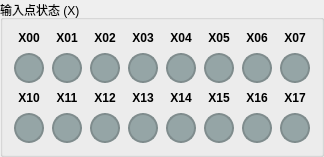
          <widget class="QGroupBox" name="groupBox_input">
           <property name="minimumSize">
            <size>
             <width>300</width>
             <height>120</height>
            </size>
           </property>
           <property name="title">
            <string>输入点状态 (X)</string>
           </property>
           <layout class="QVBoxLayout" name="inputLayout">
            <item>
             <layout class="QGridLayout" name="gridLayout_input">
              <property name="spacing">
               <number>8</number>
              </property>
              <item row="0" column="0">
               <widget class="QLabel" name="label_X00">
                <property name="styleSheet">
                 <string notr="true">font-size: 9pt; font-weight: bold;</string>
                </property>
                <property name="text">
                 <string>X00</string>
                </property>
                <property name="alignment">
                 <set>Qt::AlignCenter</set>
                </property>
               </widget>
              </item>
              <item row="1" column="0">
               <widget class="QLabel" name="led_X00">
                <property name="minimumSize">
                 <size>
                  <width>30</width>
                  <height>30</height>
                 </size>
                </property>
                <property name="maximumSize">
                 <size>
                  <width>30</width>
                  <height>30</height>
                 </size>
                </property>
                <property name="styleSheet">
                 <string notr="true">background-color: #95a5a6;
border-radius: 15px;
border: 2px solid #7f8c8d;</string>
                </property>
                <property name="text">
                 <string/>
                </property>
                <property name="alignment">
                 <set>Qt::AlignCenter</set>
                </property>
               </widget>
              </item>
              <item row="0" column="1">
               <widget class="QLabel" name="label_X01">
                <property name="styleSheet">
                 <string notr="true">font-size: 9pt; font-weight: bold;</string>
                </property>
                <property name="text">
                 <string>X01</string>
                </property>
                <property name="alignment">
                 <set>Qt::AlignCenter</set>
                </property>
               </widget>
              </item>
              <item row="1" column="1">
               <widget class="QLabel" name="led_X01">
                <property name="minimumSize">
                 <size>
                  <width>30</width>
                  <height>30</height>
                 </size>
                </property>
                <property name="maximumSize">
                 <size>
                  <width>30</width>
                  <height>30</height>
                 </size>
                </property>
                <property name="styleSheet">
                 <string notr="true">background-color: #95a5a6;
border-radius: 15px;
border: 2px solid #7f8c8d;</string>
                </property>
                <property name="text">
                 <string/>
                </property>
                <property name="alignment">
                 <set>Qt::AlignCenter</set>
                </property>
               </widget>
              </item>
              <item row="0" column="2">
               <widget class="QLabel" name="label_X02">
                <property name="styleSheet">
                 <string notr="true">font-size: 9pt; font-weight: bold;</string>
                </property>
                <property name="text">
                 <string>X02</string>
                </property>
                <property name="alignment">
                 <set>Qt::AlignCenter</set>
                </property>
               </widget>
              </item>
              <item row="1" column="2">
               <widget class="QLabel" name="led_X02">
                <property name="minimumSize">
                 <size>
                  <width>30</width>
                  <height>30</height>
                 </size>
                </property>
                <property name="maximumSize">
                 <size>
                  <width>30</width>
                  <height>30</height>
                 </size>
                </property>
                <property name="styleSheet">
                 <string notr="true">background-color: #95a5a6;
border-radius: 15px;
border: 2px solid #7f8c8d;</string>
                </property>
                <property name="text">
                 <string/>
                </property>
                <property name="alignment">
                 <set>Qt::AlignCenter</set>
                </property>
               </widget>
              </item>
              <item row="0" column="3">
               <widget class="QLabel" name="label_X03">
                <property name="styleSheet">
                 <string notr="true">font-size: 9pt; font-weight: bold;</string>
                </property>
                <property name="text">
                 <string>X03</string>
                </property>
                <property name="alignment">
                 <set>Qt::AlignCenter</set>
                </property>
               </widget>
              </item>
              <item row="1" column="3">
               <widget class="QLabel" name="led_X03">
                <property name="minimumSize">
                 <size>
                  <width>30</width>
                  <height>30</height>
                 </size>
                </property>
                <property name="maximumSize">
                 <size>
                  <width>30</width>
                  <height>30</height>
                 </size>
                </property>
                <property name="styleSheet">
                 <string notr="true">background-color: #95a5a6;
border-radius: 15px;
border: 2px solid #7f8c8d;</string>
                </property>
                <property name="text">
                 <string/>
                </property>
                <property name="alignment">
                 <set>Qt::AlignCenter</set>
                </property>
               </widget>
              </item>
              <item row="0" column="4">
               <widget class="QLabel" name="label_X04">
                <property name="styleSheet">
                 <string notr="true">font-size: 9pt; font-weight: bold;</string>
                </property>
                <property name="text">
                 <string>X04</string>
                </property>
                <property name="alignment">
                 <set>Qt::AlignCenter</set>
                </property>
               </widget>
              </item>
              <item row="1" column="4">
               <widget class="QLabel" name="led_X04">
                <property name="minimumSize">
                 <size>
                  <width>30</width>
                  <height>30</height>
                 </size>
                </property>
                <property name="maximumSize">
                 <size>
                  <width>30</width>
                  <height>30</height>
                 </size>
                </property>
                <property name="styleSheet">
                 <string notr="true">background-color: #95a5a6;
border-radius: 15px;
border: 2px solid #7f8c8d;</string>
                </property>
                <property name="text">
                 <string/>
                </property>
                <property name="alignment">
                 <set>Qt::AlignCenter</set>
                </property>
               </widget>
              </item>
              <item row="0" column="5">
               <widget class="QLabel" name="label_X05">
                <property name="styleSheet">
                 <string notr="true">font-size: 9pt; font-weight: bold;</string>
                </property>
                <property name="text">
                 <string>X05</string>
                </property>
                <property name="alignment">
                 <set>Qt::AlignCenter</set>
                </property>
               </widget>
              </item>
              <item row="1" column="5">
               <widget class="QLabel" name="led_X05">
                <property name="minimumSize">
                 <size>
                  <width>30</width>
                  <height>30</height>
                 </size>
                </property>
                <property name="maximumSize">
                 <size>
                  <width>30</width>
                  <height>30</height>
                 </size>
                </property>
                <property name="styleSheet">
                 <string notr="true">background-color: #95a5a6;
border-radius: 15px;
border: 2px solid #7f8c8d;</string>
                </property>
                <property name="text">
                 <string/>
                </property>
                <property name="alignment">
                 <set>Qt::AlignCenter</set>
                </property>
               </widget>
              </item>
              <item row="0" column="6">
               <widget class="QLabel" name="label_X06">
                <property name="styleSheet">
                 <string notr="true">font-size: 9pt; font-weight: bold;</string>
                </property>
                <property name="text">
                 <string>X06</string>
                </property>
                <property name="alignment">
                 <set>Qt::AlignCenter</set>
                </property>
               </widget>
              </item>
              <item row="1" column="6">
               <widget class="QLabel" name="led_X06">
                <property name="minimumSize">
                 <size>
                  <width>30</width>
                  <height>30</height>
                 </size>
                </property>
                <property name="maximumSize">
                 <size>
                  <width>30</width>
                  <height>30</height>
                 </size>
                </property>
                <property name="styleSheet">
                 <string notr="true">background-color: #95a5a6;
border-radius: 15px;
border: 2px solid #7f8c8d;</string>
                </property>
                <property name="text">
                 <string/>
                </property>
                <property name="alignment">
                 <set>Qt::AlignCenter</set>
                </property>
               </widget>
              </item>
              <item row="0" column="7">
               <widget class="QLabel" name="label_X07">
                <property name="styleSheet">
                 <string notr="true">font-size: 9pt; font-weight: bold;</string>
                </property>
                <property name="text">
                 <string>X07</string>
                </property>
                <property name="alignment">
                 <set>Qt::AlignCenter</set>
                </property>
               </widget>
              </item>
              <item row="1" column="7">
               <widget class="QLabel" name="led_X07">
                <property name="minimumSize">
                 <size>
                  <width>30</width>
                  <height>30</height>
                 </size>
                </property>
                <property name="maximumSize">
                 <size>
                  <width>30</width>
                  <height>30</height>
                 </size>
                </property>
                <property name="styleSheet">
                 <string notr="true">background-color: #95a5a6;
border-radius: 15px;
border: 2px solid #7f8c8d;</string>
                </property>
                <property name="text">
                 <string/>
                </property>
                <property name="alignment">
                 <set>Qt::AlignCenter</set>
                </property>
               </widget>
              </item>
              <item row="2" column="0">
               <widget class="QLabel" name="label_X10">
                <property name="styleSheet">
                 <string notr="true">font-size: 9pt; font-weight: bold;</string>
                </property>
                <property name="text">
                 <string>X10</string>
                </property>
                <property name="alignment">
                 <set>Qt::AlignCenter</set>
                </property>
               </widget>
              </item>
              <item row="3" column="0">
               <widget class="QLabel" name="led_X10">
                <property name="minimumSize">
                 <size>
                  <width>30</width>
                  <height>30</height>
                 </size>
                </property>
                <property name="maximumSize">
                 <size>
                  <width>30</width>
                  <height>30</height>
                 </size>
                </property>
                <property name="styleSheet">
                 <string notr="true">background-color: #95a5a6;
border-radius: 15px;
border: 2px solid #7f8c8d;</string>
                </property>
                <property name="text">
                 <string/>
                </property>
                <property name="alignment">
                 <set>Qt::AlignCenter</set>
                </property>
               </widget>
              </item>
              <item row="2" column="1">
               <widget class="QLabel" name="label_X11">
                <property name="styleSheet">
                 <string notr="true">font-size: 9pt; font-weight: bold;</string>
                </property>
                <property name="text">
                 <string>X11</string>
                </property>
                <property name="alignment">
                 <set>Qt::AlignCenter</set>
                </property>
               </widget>
              </item>
              <item row="3" column="1">
               <widget class="QLabel" name="led_X11">
                <property name="minimumSize">
                 <size>
                  <width>30</width>
                  <height>30</height>
                 </size>
                </property>
                <property name="maximumSize">
                 <size>
                  <width>30</width>
                  <height>30</height>
                 </size>
                </property>
                <property name="styleSheet">
                 <string notr="true">background-color: #95a5a6;
border-radius: 15px;
border: 2px solid #7f8c8d;</string>
                </property>
                <property name="text">
                 <string/>
                </property>
                <property name="alignment">
                 <set>Qt::AlignCenter</set>
                </property>
               </widget>
              </item>
              <item row="2" column="2">
               <widget class="QLabel" name="label_X12">
                <property name="styleSheet">
                 <string notr="true">font-size: 9pt; font-weight: bold;</string>
                </property>
                <property name="text">
                 <string>X12</string>
                </property>
                <property name="alignment">
                 <set>Qt::AlignCenter</set>
                </property>
               </widget>
              </item>
              <item row="3" column="2">
               <widget class="QLabel" name="led_X12">
                <property name="minimumSize">
                 <size>
                  <width>30</width>
                  <height>30</height>
                 </size>
                </property>
                <property name="maximumSize">
                 <size>
                  <width>30</width>
                  <height>30</height>
                 </size>
                </property>
                <property name="styleSheet">
                 <string notr="true">background-color: #95a5a6;
border-radius: 15px;
border: 2px solid #7f8c8d;</string>
                </property>
                <property name="text">
                 <string/>
                </property>
                <property name="alignment">
                 <set>Qt::AlignCenter</set>
                </property>
               </widget>
              </item>
              <item row="2" column="3">
               <widget class="QLabel" name="label_X13">
                <property name="styleSheet">
                 <string notr="true">font-size: 9pt; font-weight: bold;</string>
                </property>
                <property name="text">
                 <string>X13</string>
                </property>
                <property name="alignment">
                 <set>Qt::AlignCenter</set>
                </property>
               </widget>
              </item>
              <item row="3" column="3">
               <widget class="QLabel" name="led_X13">
                <property name="minimumSize">
                 <size>
                  <width>30</width>
                  <height>30</height>
                 </size>
                </property>
                <property name="maximumSize">
                 <size>
                  <width>30</width>
                  <height>30</height>
                 </size>
                </property>
                <property name="styleSheet">
                 <string notr="true">background-color: #95a5a6;
border-radius: 15px;
border: 2px solid #7f8c8d;</string>
                </property>
                <property name="text">
                 <string/>
                </property>
                <property name="alignment">
                 <set>Qt::AlignCenter</set>
                </property>
               </widget>
              </item>
              <item row="2" column="4">
               <widget class="QLabel" name="label_X14">
                <property name="styleSheet">
                 <string notr="true">font-size: 9pt; font-weight: bold;</string>
                </property>
                <property name="text">
                 <string>X14</string>
                </property>
                <property name="alignment">
                 <set>Qt::AlignCenter</set>
                </property>
               </widget>
              </item>
              <item row="3" column="4">
               <widget class="QLabel" name="led_X14">
                <property name="minimumSize">
                 <size>
                  <width>30</width>
                  <height>30</height>
                 </size>
                </property>
                <property name="maximumSize">
                 <size>
                  <width>30</width>
                  <height>30</height>
                 </size>
                </property>
                <property name="styleSheet">
                 <string notr="true">background-color: #95a5a6;
border-radius: 15px;
border: 2px solid #7f8c8d;</string>
                </property>
                <property name="text">
                 <string/>
                </property>
                <property name="alignment">
                 <set>Qt::AlignCenter</set>
                </property>
               </widget>
              </item>
              <item row="2" column="5">
               <widget class="QLabel" name="label_X15">
                <property name="styleSheet">
                 <string notr="true">font-size: 9pt; font-weight: bold;</string>
                </property>
                <property name="text">
                 <string>X15</string>
                </property>
                <property name="alignment">
                 <set>Qt::AlignCenter</set>
                </property>
               </widget>
              </item>
              <item row="3" column="5">
               <widget class="QLabel" name="led_X15">
                <property name="minimumSize">
                 <size>
                  <width>30</width>
                  <height>30</height>
                 </size>
                </property>
                <property name="maximumSize">
                 <size>
                  <width>30</width>
                  <height>30</height>
                 </size>
                </property>
                <property name="styleSheet">
                 <string notr="true">background-color: #95a5a6;
border-radius: 15px;
border: 2px solid #7f8c8d;</string>
                </property>
                <property name="text">
                 <string/>
                </property>
                <property name="alignment">
                 <set>Qt::AlignCenter</set>
                </property>
               </widget>
              </item>
              <item row="2" column="6">
               <widget class="QLabel" name="label_X16">
                <property name="styleSheet">
                 <string notr="true">font-size: 9pt; font-weight: bold;</string>
                </property>
                <property name="text">
                 <string>X16</string>
                </property>
                <property name="alignment">
                 <set>Qt::AlignCenter</set>
                </property>
               </widget>
              </item>
              <item row="3" column="6">
               <widget class="QLabel" name="led_X16">
                <property name="minimumSize">
                 <size>
                  <width>30</width>
                  <height>30</height>
                 </size>
                </property>
                <property name="maximumSize">
                 <size>
                  <width>30</width>
                  <height>30</height>
                 </size>
                </property>
                <property name="styleSheet">
                 <string notr="true">background-color: #95a5a6;
border-radius: 15px;
border: 2px solid #7f8c8d;</string>
                </property>
                <property name="text">
                 <string/>
                </property>
                <property name="alignment">
                 <set>Qt::AlignCenter</set>
                </property>
               </widget>
              </item>
              <item row="2" column="7">
               <widget class="QLabel" name="label_X17">
                <property name="styleSheet">
                 <string notr="true">font-size: 9pt; font-weight: bold;</string>
                </property>
                <property name="text">
                 <string>X17</string>
                </property>
                <property name="alignment">
                 <set>Qt::AlignCenter</set>
                </property>
               </widget>
              </item>
              <item row="3" column="7">
               <widget class="QLabel" name="led_X17">
                <property name="minimumSize">
                 <size>
                  <width>30</width>
                  <height>30</height>
                 </size>
                </property>
                <property name="maximumSize">
                 <size>
                  <width>30</width>
                  <height>30</height>
                 </size>
                </property>
                <property name="styleSheet">
                 <string notr="true">background-color: #95a5a6;
border-radius: 15px;
border: 2px solid #7f8c8d;</string>
                </property>
                <property name="text">
                 <string/>
                </property>
                <property name="alignment">
                 <set>Qt::AlignCenter</set>
                </property>
               </widget>
              </item>
             </layout>
            </item>
           </layout>
          </widget>
